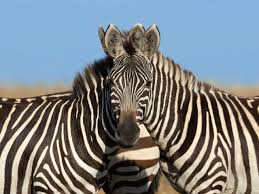
#> input picture zebra.jpeg, 259 x 194 px
$ jupyter execute 'Fast Fourier Transformation for Image Convolution.ipynb'
#> lines starting #> are read from the running program, lines starting #| are printed output that depends on the picture
[cell 1]
import cv2
import numpy as np
import matplotlib.pyplot as plt

plt.figure(figsize=(6.4*5, 4.8*5), constrained_layout=False)

img_c1 = cv2.imread("zebra.jpeg", 0)
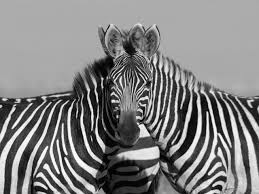
#> img_c1: shape (194, 259); min 0, max 255, mean 128.9
img_c2 = np.fft.fft2(img_c1)
img_c3 = np.fft.fftshift(img_c2)
img_c4 = np.fft.ifftshift(img_c3)
img_c5 = np.fft.ifft2(img_c4)

plt.subplot(151), plt.imshow(img_c1, "gray"), plt.title("Original Image")
plt.subplot(152), plt.imshow(np.log(1+np.abs(img_c2)), "gray"), plt.title("Spectrum")
plt.subplot(153), plt.imshow(np.log(1+np.abs(img_c3)), "gray"), plt.title("Centered Spectrum")
plt.subplot(154), plt.imshow(np.log(1+np.abs(img_c4)), "gray"), plt.title("Decentralized")
plt.subplot(155), plt.imshow(np.abs(img_c5), "gray"), plt.title("Processed Image")

plt.show()
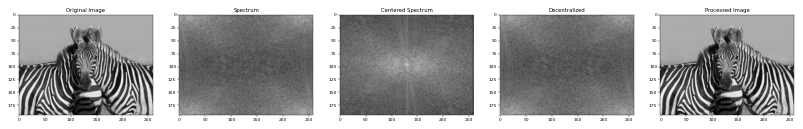
#> figure drawn by matplotlib, 5 panels

[cell 2]
img_c1 = cv2.imread("zebra.jpeg", 0)
plt.imshow(img_c1, "gray"), plt.title("Original Image")

[cell 3]
img_c2 = np.fft.fft2(img_c1)
plt.imshow(np.log(1+np.abs(img_c2)), "gray"), plt.title("Spectrum")
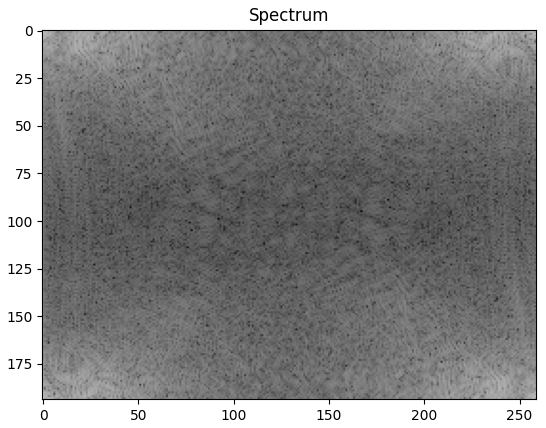
#> figure drawn by matplotlib, 1 panel

[cell 4]
img_c3 = np.fft.fftshift(img_c2)
plt.imshow(np.log(1+np.abs(img_c3)), "gray"), plt.title("Centered Spectrum")
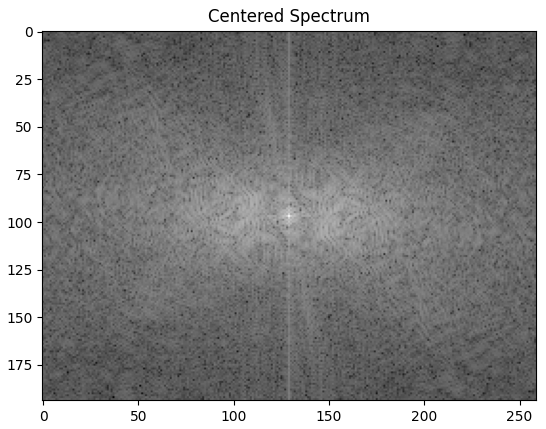
#> figure drawn by matplotlib, 1 panel

[cell 5]
img_c4 = np.fft.ifftshift(img_c3)
plt.imshow(np.log(1+np.abs(img_c4)), "gray"), plt.title("Decentralized")

[cell 6]
img_c5 = np.fft.ifft2(img_c4)
plt.imshow(np.abs(img_c5), "gray"), plt.title("Processed Image")
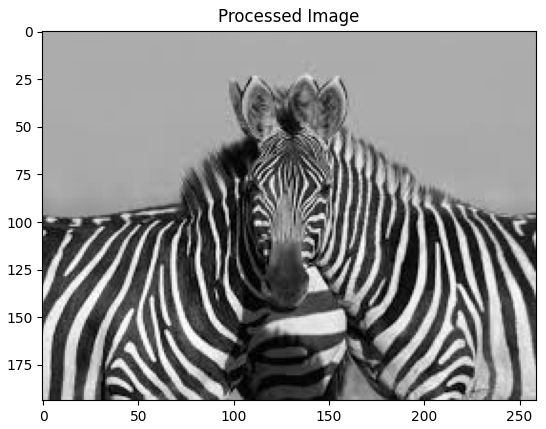
#> figure drawn by matplotlib, 1 panel

[cell 7]
## Gaussian Filters

def distance(point1,point2):
    return np.sqrt((point1[0]-point2[0])**2 + (point1[1]-point2[1])**2)

def gaussianLP(D0,imgShape):
#> called with D0 = 50, imgShape = (194, 259)
    base = np.zeros(imgShape[:2])
    rows, cols = imgShape[:2]
    center = (rows/2,cols/2)
    for x in range(cols):
        for y in range(rows):
            base[y,x] = np.exp(((-distance((y,x),center)**2)/(2*(D0**2))))
    return base

def gaussianHP(D0,imgShape):
#> called with D0 = 50, imgShape = (194, 259)
    base = np.zeros(imgShape[:2])
    rows, cols = imgShape[:2]
    center = (rows/2,cols/2)
    for x in range(cols):
        for y in range(rows):
            base[y,x] = 1 - np.exp(((-distance((y,x),center)**2)/(2*(D0**2))))
    return base

[cell 8]
img = cv2.imread("zebra.jpeg", 0)
original = np.fft.fft2(img)
center = np.fft.fftshift(original)

plt.figure(figsize=(6.4*5, 4.8*5), constrained_layout=False)

plt.subplot(131), plt.imshow(img, "gray"), plt.title("Original Image")

LowPassCenter = center * gaussianLP(50,img.shape)
LowPass = np.fft.ifftshift(LowPassCenter)
inverse_LowPass = np.fft.ifft2(LowPass)
plt.subplot(132), plt.imshow(np.abs(inverse_LowPass), "gray"), plt.title("Gaussian Low Pass")

HighPassCenter = center * gaussianHP(50,img.shape)
HighPass = np.fft.ifftshift(HighPassCenter)
inverse_HighPass = np.fft.ifft2(HighPass)
plt.subplot(133), plt.imshow(np.abs(inverse_HighPass), "gray"), plt.title("Gaussian High Pass")

plt.show()
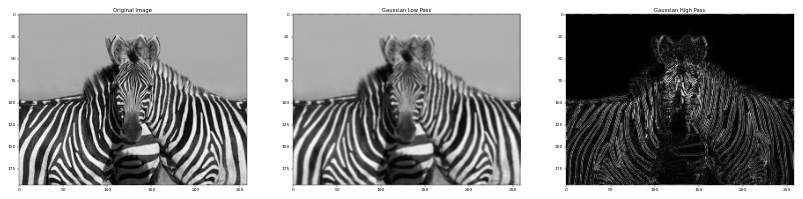
#> figure drawn by matplotlib, 3 panels
